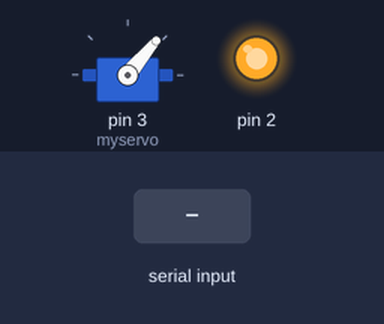
The sketch below on a simulated Arduino Uno, built with avr-gcc and run on an emulated ATmega328P. Shown: servo, output pins drawn as LEDs (lit = HIGH). The inputs (shaded band) are chosen by the test bench.

Above: at 1.2 s.
1.3 s: "1" received over Serial
At 2.5 s:
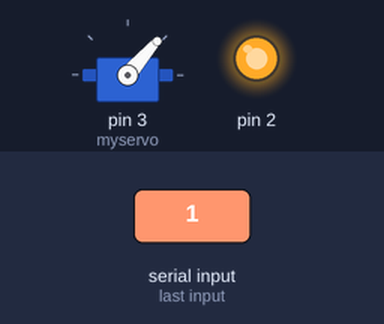
2.8 s: "0" received over Serial
At 3.9 s:
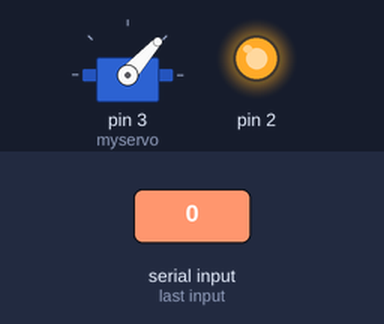
Timing chart, 0 to 5.8 s (numbered marks = the images above; inputs shaded):
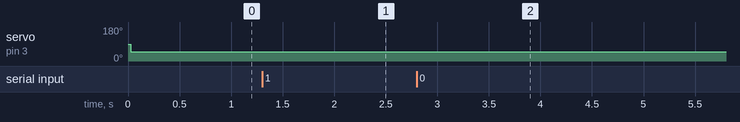

Measured:
- after the input at 1.3 s, servo on pin 3 (myservo): 50° → 49° at once
- after the input at 2.8 s, servo on pin 3 (myservo): 49° → 48° after 0.06 s

The sketch:

serial_servo.ino
```cpp
/**
 * Bluetoooth module connected
 *
 * Servo connected to pin 9
 */


#include <Servo.h>

Servo myservo;  // create servo object to control a servo
// twelve servo objects can be created on most boards


void setup()
{
  pinMode(2, OUTPUT);
  digitalWrite(2, HIGH);

  Serial.begin(9600); //set baud rate
  myservo.attach(3);  // attaches the servo on pin 9 to the servo object
}

int pos = 50;
int targetPos = 50;

// reduce this value to speed up movment
int  updateInterval = 23;
unsigned long lastUpdate = 0;

void loop()
{
  if(Serial.available())
  {
    targetPos = char(Serial.read());
    // use delays to give the serial time to catch up
    delay(5);
    Serial.read();
    delay(5);

  }

  if((millis() - lastUpdate) > updateInterval){
    updateInterval = cacluateUpdateInterval(pos, targetPos);
    lastUpdate = millis();
    if (targetPos <  pos){
      pos --;
    }else if (targetPos >  pos){
      pos++;
    }
    myservo.write(pos);
  }


}

int cacluateUpdateInterval(int start, int target){
  int delta = abs(start-target);
  int y =  max( -(delta) +80, 0);
  return y;

}
```
